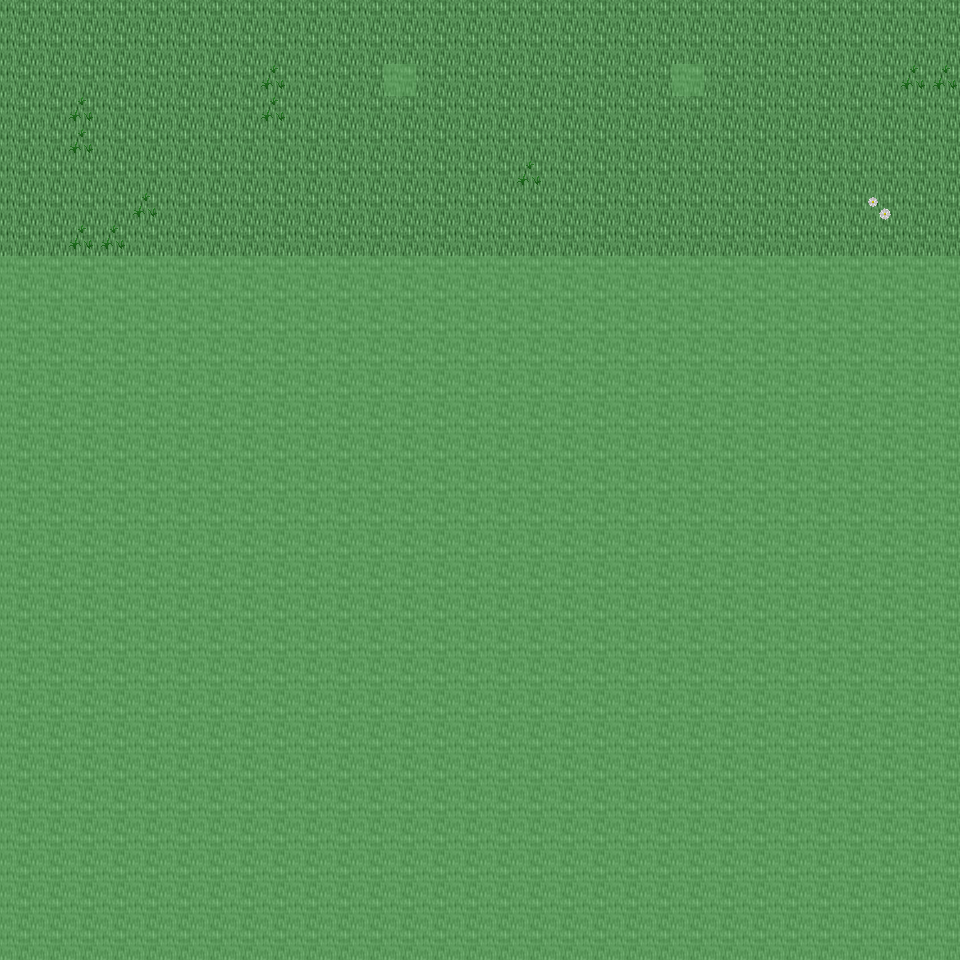

Below is a game level as drawn by its tile map, then a one-line description and the .tmx that defines it (tile-layer data replaced by summaries):
An orthogonal 30x30 tile map with 32x32 px tiles, 6 tile layers (Ground, Object, Object2, Above, ...), 27 tilesets and 3 objects (3x mapchange).

<map version="1.0" orientation="orthogonal" renderorder="right-down" width="30" height="30" tilewidth="32" tileheight="32" nextobjectid="4">
  <tileset firstgid="1" name="tileset_ground_ground" tilewidth="32" tileheight="32" tilecount="33" columns="3">
    <image source="../drawable/tileset_ground_ground.png" width="96" height="352" />
  </tileset>
  <tileset firstgid="34" name="tileset_ground_ice_ice" tilewidth="32" tileheight="32" tilecount="3" columns="3">
    <image source="../drawable/tileset_ground_ice_ice.png" width="96" height="32" />
  </tileset>
  <tileset firstgid="37" name="tileset_ground_water_pool" tilewidth="32" tileheight="32" tilecount="72" columns="3">
    <image source="../drawable/tileset_ground_water_pool.png" width="96" height="768" />
  </tileset>
  <tileset firstgid="109" name="tileset_ground_grass_edges" tilewidth="32" tileheight="32" tilecount="36" columns="12">
    <image source="../drawable/tileset_ground_grass_edges.png" width="384" height="96" />
  </tileset>
  <tileset firstgid="145" name="tileset_ground_ridge_ice_2" tilewidth="32" tileheight="32" tilecount="42" columns="7">
    <image source="../drawable/tileset_ground_ridge_ice_2.png" width="224" height="192" />
  </tileset>
  <tileset firstgid="187" name="tileset_ground_ridge_earth_dark" tilewidth="32" tileheight="32" tilecount="96" columns="12">
    <image source="../drawable/tileset_ground_ridge_earth_dark.png" width="384" height="256" />
  </tileset>
  <tileset firstgid="283" name="tileset_ground_rock_pebbles" tilewidth="32" tileheight="32" tilecount="3" columns="1">
    <image source="../drawable/tileset_ground_rock_pebbles.png" width="32" height="96" />
  </tileset>
  <tileset firstgid="286" name="tileset_plant_grasses" tilewidth="32" tileheight="32" tilecount="6" columns="3">
    <image source="../drawable/tileset_plant_grasses.png" width="96" height="64" />
  </tileset>
  <tileset firstgid="292" name="tileset_plant_bush_bushes" tilewidth="32" tileheight="32" tilecount="10" columns="5">
    <image source="../drawable/tileset_plant_bush_bushes.png" width="160" height="64" />
  </tileset>
  <tileset firstgid="302" name="tileset_ground_cobbled_paving" tilewidth="32" tileheight="32" tilecount="1" columns="1">
    <image source="../drawable/tileset_ground_cobbled_paving.png" width="32" height="32" />
  </tileset>
  <tileset firstgid="303" name="tileset_ground_grass_corners" tilewidth="32" tileheight="32" tilecount="24" columns="6">
    <image source="../drawable/tileset_ground_grass_corners.png" width="192" height="128" />
  </tileset>
  <tileset firstgid="327" name="tileset_plant_flower_daisy_white" tilewidth="32" tileheight="32" tilecount="8" columns="2">
    <image source="../drawable/tileset_plant_flower_daisy_white.png" width="64" height="128" />
  </tileset>
  <tileset firstgid="335" name="tileset_plant_flower_daisy_blue" tilewidth="32" tileheight="32" tilecount="8" columns="2">
    <image source="../drawable/tileset_plant_flower_daisy_blue.png" width="64" height="128" />
  </tileset>
  <tileset firstgid="343" name="tileset_item_armor_sword_rack" tilewidth="32" tileheight="32" tilecount="4" columns="2">
    <image source="../drawable/tileset_item_armor_sword_rack.png" width="64" height="64" />
  </tileset>
  <tileset firstgid="347" name="tileset_plant_stump_small_stump" tilewidth="32" tileheight="32" tilecount="4" columns="2">
    <image source="../drawable/tileset_plant_stump_small_stump.png" width="64" height="64" />
  </tileset>
  <tileset firstgid="351" name="tileset_item_postbox" tilewidth="32" tileheight="32" tilecount="4" columns="2">
    <image source="../drawable/tileset_item_postbox.png" width="64" height="64" />
  </tileset>
  <tileset firstgid="355" name="tileset_item_armor_weapons_rack" tilewidth="32" tileheight="32" tilecount="18" columns="9">
    <image source="../drawable/tileset_item_armor_weapons_rack.png" width="288" height="64" />
  </tileset>
  <tileset firstgid="373" name="tileset_item_pot_pot_golden_centred" tilewidth="32" tileheight="32" tilecount="3" columns="3">
    <image source="../drawable/tileset_item_pot_pot_golden_centred.png" width="96" height="32" />
  </tileset>
  <tileset firstgid="376" name="tileset_logic_collision" tilewidth="32" tileheight="32" tilecount="1" columns="1">
    <image source="../drawable/tileset_logic_collision.png" width="32" height="32" />
  </tileset>
  <tileset firstgid="377" name="tileset_ground_water_swamp_water" tilewidth="32" tileheight="32" tilecount="33" columns="3">
    <image source="../drawable/tileset_ground_water_swamp_water.png" width="96" height="352" />
  </tileset>
  <tileset firstgid="410" name="tileset_plant_grasses_swamp" tilewidth="32" tileheight="32" tilecount="42" columns="6">
    <image source="../drawable/tileset_plant_grasses_swamp.png" width="192" height="224" />
  </tileset>
  <tileset firstgid="452" name="tileset_plant_stump_hollow_logs" tilewidth="32" tileheight="32" tilecount="6" columns="3">
    <image source="../drawable/tileset_plant_stump_hollow_logs.png" width="96" height="64" />
  </tileset>
  <tileset firstgid="458" name="tileset_plant_tree_tree_darkgreen" tilewidth="32" tileheight="32" tilecount="88" columns="8">
    <image source="../drawable/tileset_plant_tree_tree_darkgreen.png" width="256" height="352" />
  </tileset>
  <tileset firstgid="546" name="tileset_plant_tree_dead_tree_3" tilewidth="32" tileheight="32" tilecount="16" columns="4">
    <image source="../drawable/tileset_plant_tree_dead_tree_3.png" width="128" height="128" />
  </tileset>
  <tileset firstgid="562" name="tileset_building_chimney_smoke" tilewidth="32" tileheight="32" tilecount="40" columns="4">
    <image source="../drawable/tileset_building_chimney_smoke.png" width="128" height="320" />
  </tileset>
  <tileset firstgid="602" name="tileset_building_huts" tilewidth="32" tileheight="32" tilecount="338" columns="26">
    <image source="../drawable/tileset_building_huts.png" width="832" height="416" />
  </tileset>
  <tileset firstgid="940" name="tileset_building_ice_tower" tilewidth="32" tileheight="32" tilecount="252" columns="9">
    <image source="../drawable/tileset_building_ice_tower.png" width="288" height="896" />
  </tileset>
  <layer name="Ground" width="30" height="30">
    <data>[900 cells, 240 non-empty, 1 distinct tile ids]</data>
  </layer>
  <layer name="Object" width="30" height="30">
    <data>[900 cells, 12 non-empty, 2 distinct tile ids]</data>
  </layer>
  <layer name="Object2" width="30" height="30">
    <data>[900 cells, 1 non-empty, 1 distinct tile ids]</data>
  </layer>
  <layer name="Above" width="30" height="30">
    <data>[900 cells, 0 non-empty, 0 distinct tile ids]</data>
  </layer>
  <layer name="Above2" width="30" height="30">
    <data>[900 cells, 0 non-empty, 0 distinct tile ids]</data>
  </layer>
  <layer name="Walkable" width="30" height="30">
    <data>[900 cells, 662 non-empty, 1 distinct tile ids]</data>
  </layer>
  <objectgroup name="MapEvents">
    <object id="1" name="north" type="mapchange" x="0" y="0" width="960" height="32">
      <properties>
        <property name="map" value="0_ados_mountain_n2_w2_x0_y3" />
        <property name="place" value="south" />
      </properties>
    </object>
    <object id="2" name="west" type="mapchange" x="0" y="0" width="32" height="256">
      <properties>
        <property name="map" value="0_deniran_forest_n2_w_x0_y4" />
        <property name="place" value="east" />
      </properties>
    </object>
    <object id="3" name="east" type="mapchange" x="928" y="0" width="32" height="256">
      <properties>
        <property name="map" value="0_ados_mountain_n2_w2_x1_y4" />
        <property name="place" value="west" />
      </properties>
    </object>
  </objectgroup>
</map>
